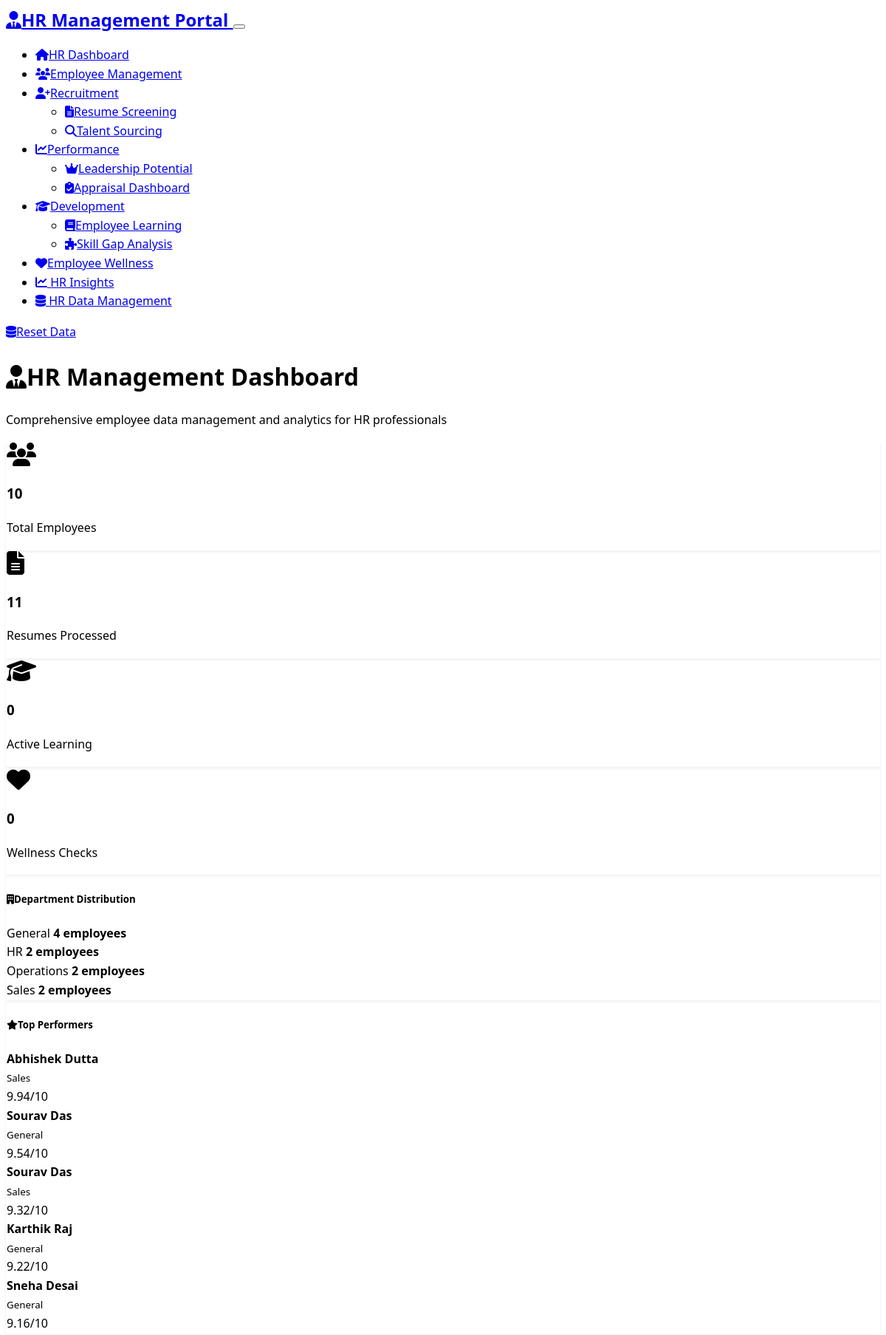
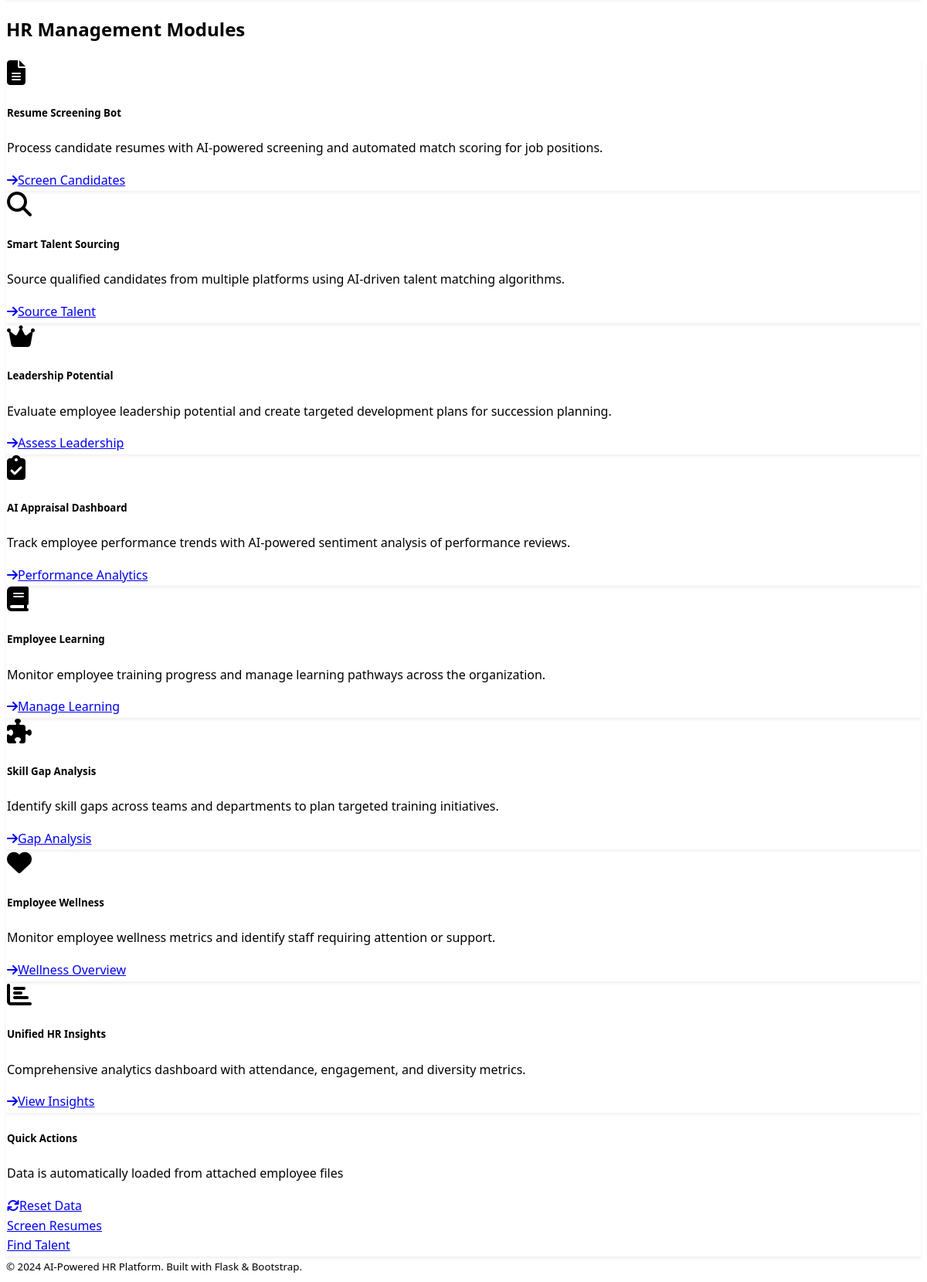
The page / on the database its author committed (2 pictures, top to bottom).
### models.py (models this page shows, shortened)
class Employee(db.Model):
    id = db.Column(db.Integer, primary_key=True)
    name = db.Column(db.String(100), nullable=False)
    email = db.Column(db.String(120), unique=True, nullable=False)
    department = db.Column(db.String(50), nullable=False)
    position = db.Column(db.String(100), nullable=False)
    hire_date = db.Column(db.Date, nullable=False)
    current_salary = db.Column(db.Float, default=0.0)
    performance_score = db.Column(db.Float, default=0.0)
    skills = db.Column(Text)  # JSON string of skills
    gender = db.Column(db.String(20))
    region = db.Column(db.String(50))
    age = db.Column(db.Integer)
    experience_years = db.Column(db.Integer)
    manager_rating = db.Column(db.Float)
    last_hike_date = db.Column(db.Date)
    last_promotion_date = db.Column(db.Date)
    skill_gaps = db.Column(db.String(500))
    status = db.Column(db.String(20), default='active')  # active, inactive, terminated
    created_at = db.Column(db.DateTime, default=datetime.utcnow)

### routes.py (the view)
@app.route('/')
def index():
    total_employees = Employee.query.count()
    total_resumes = Resume.query.count()
    active_learning = LearningProgress.query.filter_by(completed=False).count()
    recent_wellness = WellnessCheck.query.order_by(WellnessCheck.check_date.desc()).limit(5).all()
    dept_stats = db.session.query(Employee.department, db.func.count(Employee.id)).group_by(Employee.department).all()
    recent_reviews = PerformanceReview.query.order_by(PerformanceReview.created_at.desc()).limit(5).all()
    top_performers = Employee.query.filter(Employee.performance_score >= 8.0).order_by(Employee.performance_score.desc()).limit(5).all()
    return render_template('index.html',
                         total_employees=total_employees,
                         total_resumes=total_resumes,
                         active_learning=active_learning,
                         recent_wellness=recent_wellness,
                         dept_stats=dept_stats,
                         recent_reviews=recent_reviews,
                         top_performers=top_performers)

### templates/index.html (shortened to what this page needs)
{% extends "base.html" %}
{% block content %}
<div class="row">
    <div class="col-12">
        <h1 class="display-4 mb-4">
            <i class="fas fa-user-tie me-3"></i>HR Management Dashboard
        </h1>
        <p class="lead text-muted">Comprehensive employee data management and analytics for HR professionals</p>
    </div>
</div>
<div class="row mb-5">
    <div class="col-md-3 mb-3">
        <div class="card bg-primary">
            <div class="card-body text-center">
                <i class="fas fa-users fa-2x mb-2"></i>
                <h3 class="card-title">{{ total_employees }}</h3>
                <p class="card-text">Total Employees</p>
            </div>
        </div>
    </div>
    <div class="col-md-3 mb-3">
        <div class="card bg-info">
            <div class="card-body text-center">
                <i class="fas fa-file-alt fa-2x mb-2"></i>
                <h3 class="card-title">{{ total_resumes }}</h3>
                <p class="card-text">Resumes Processed</p>
            </div>
        </div>
    </div>
    <div class="col-md-3 mb-3">
        <div class="card bg-warning">
            <div class="card-body text-center">
                <i class="fas fa-graduation-cap fa-2x mb-2"></i>
                <h3 class="card-title">{{ active_learning }}</h3>
                <p class="card-text">Active Learning</p>
            </div>
        </div>
    </div>
    <div class="col-md-3 mb-3">
        <div class="card bg-success">
            <div class="card-body text-center">
                <i class="fas fa-heart fa-2x mb-2"></i>
                <h3 class="card-title">{{ recent_wellness|length }}</h3>
                <p class="card-text">Wellness Checks</p>
            </div>
        </div>
    </div>
</div>
<div class="row mb-5">
    <div class="col-md-6">
        <div class="card">
            <div class="card-header">
                <h5><i class="fas fa-building me-2"></i>Department Distribution</h5>
            </div>
            <div class="card-body">
                {% if dept_stats %}
                    {% for dept, count in dept_stats %}
                    <div class="d-flex justify-content-between align-items-center mb-2">
                        <span class="badge bg-info">{{ dept }}</span>
                        <strong>{{ count }} employees</strong>
                    </div>
                    {% endfor %}
                {% else %}
                    <p class="text-muted">No employee data available</p>
                {% endif %}
            </div>
        </div>
    </div>
    <div class="col-md-6">
        <div class="card">
            <div class="card-header">
                <h5><i class="fas fa-star me-2"></i>Top Performers</h5>
            </div>
            <div class="card-body">
                {% if top_performers %}
                    {% for employee in top_performers %}
                    <div class="d-flex justify-content-between align-items-center mb-2">
                        <div>
                            <strong>{{ employee.name }}</strong><br>
                            <small class="text-muted">{{ employee.department }}</small>
                        </div>
                        <span class="badge bg-success">{{ employee.performance_score }}/10</span>
                    </div>
                    {% endfor %}
                {% else %}
                    <p class="text-muted">No performance data available</p>
                {% endif %}
            </div>
        </div>
    </div>
</div>
<div class="row">
    <div class="col-12">
        <h2 class="mb-4">HR Management Modules</h2>
    </div>
</div>
<div class="row">
    <div class="col-md-6 col-lg-4 mb-4">
        <div class="card h-100">
            <div class="card-body">
                <div class="d-flex align-items-center mb-3">
                    <i class="fas fa-file-alt fa-2x text-primary me-3"></i>
                    <h5 class="card-title mb-0">Resume Screening Bot</h5>
                </div>
                <p class="card-text">Process candidate resumes with AI-powered screening and automated match scoring for job positions.</p>
                <a href="{{ url_for('resume_screening') }}" class="btn btn-outline-primary">
                    <i class="fas fa-arrow-right me-1"></i>Screen Candidates
                </a>
            </div>
        </div>
    </div>
    <div class="col-md-6 col-lg-4 mb-4">
        <div class="card h-100">
            <div class="card-body">
                <div class="d-flex align-items-center mb-3">
                    <i class="fas fa-search fa-2x text-info me-3"></i>
                    <h5 class="card-title mb-0">Smart Talent Sourcing</h5>
                </div>
                <p class="card-text">Source qualified candidates from multiple platforms using AI-driven talent matching algorithms.</p>
                <a href="{{ url_for('talent_sourcing') }}" class="btn btn-outline-info">
                    <i class="fas fa-arrow-right me-1"></i>Source Talent
                </a>
            </div>
        </div>
    </div>
    <div class="col-md-6 col-lg-4 mb-4">
        <div class="card h-100">
            <div class="card-body">
                <div class="d-flex align-items-center mb-3">
                    <i class="fas fa-crown fa-2x text-warning me-3"></i>
                    <h5 class="card-title mb-0">Leadership Potential</h5>
                </div>
                <p class="card-text">Evaluate employee leadership potential and create targeted development plans for succession planning.</p>
                <a href="{{ url_for('leadership_potential') }}" class="btn btn-outline-warning">
                    <i class="fas fa-arrow-right me-1"></i>Assess Leadership
                </a>
            </div>
        </div>
    </div>
    <div class="col-md-6 col-lg-4 mb-4">
        <div class="card h-100">
            <div class="card-body">
                <div class="d-flex align-items-center mb-3">
                    <i class="fas fa-clipboard-check fa-2x text-success me-3"></i>
                    <h5 class="card-title mb-0">AI Appraisal Dashboard</h5>
                </div>
                <p class="card-text">Track employee performance trends with AI-powered sentiment analysis of performance reviews.</p>
                <a href="{{ url_for('appraisal_dashboard') }}" class="btn btn-outline-success">
                    <i class="fas fa-arrow-right me-1"></i>Performance Analytics
                </a>
            </div>
        </div>
    </div>
    <div class="col-md-6 col-lg-4 mb-4">
        <div class="card h-100">
            <div class="card-body">
                <div class="d-flex align-items-center mb-3">
                    <i class="fas fa-book fa-2x text-primary me-3"></i>
                    <h5 class="card-title mb-0">Employee Learning</h5>
                </div>
                <p class="card-text">Monitor employee training progress and manage learning pathways across the organization.</p>
                <a href="{{ url_for('learning_module') }}" class="btn btn-outline-primary">
                    <i class="fas fa-arrow-right me-1"></i>Manage Learning
                </a>
            </div>
        </div>
    </div>
    <div class="col-md-6 col-lg-4 mb-4">
        <div class="card h-100">
            <div class="card-body">
                <div class="d-flex align-items-center mb-3">
                    <i class="fas fa-puzzle-piece fa-2x text-danger me-3"></i>
                    <h5 class="card-title mb-0">Skill Gap Analysis</h5>
                </div>
                <p class="card-text">Identify skill gaps across teams and departments to plan targeted training initiatives.</p>
                <a href="{{ url_for('skill_gap_analysis') }}" class="btn btn-outline-danger">
                    <i class="fas fa-arrow-right me-1"></i>Gap Analysis
                </a>
            </div>
        </div>
    </div>
    <div class="col-md-6 col-lg-4 mb-4">
        <div class="card h-100">
            <div class="card-body">
                <div class="d-flex align-items-center mb-3">
                    <i class="fas fa-heart fa-2x text-info me-3"></i>
                    <h5 class="card-title mb-0">Employee Wellness</h5>
                </div>
                <p class="card-text">Monitor employee wellness metrics and identify staff requiring attention or support.</p>
                <a href="{{ url_for('wellness_tracker') }}" class="btn btn-outline-info">
                    <i class="fas fa-arrow-right me-1"></i>Wellness Overview
                </a>
            </div>
        </div>
    </div>
    <div class="col-md-6 col-lg-4 mb-4">
        <div class="card h-100">
            <div class="card-body">
                <div class="d-flex align-items-center mb-3">
                    <i class="fas fa-chart-bar fa-2x text-secondary me-3"></i>
                    <h5 class="card-title mb-0">Unified HR Insights</h5>
                </div>
                <p class="card-text">Comprehensive analytics dashboard with attendance, engagement, and diversity metrics.</p>
                <a href="{{ url_for('hr_insights') }}" class="btn btn-outline-secondary">
                    <i class="fas fa-arrow-right me-1"></i>View Insights
                </a>
            </div>
        </div>
    </div>
</div>
<div class="row mt-5">
    <div class="col-12">
        <div class="card">
            <div class="card-body">
                <h5 class="card-title">Quick Actions</h5>
                <p class="text-muted">Data is automatically loaded from attached employee files</p>
                <a href="{{ url_for('reset_data') }}" class="btn btn-outline-secondary btn-sm">
                    <i class="fas fa-refresh me-2"></i>Reset Data
                </a>
                <br>
                <a href="{{ url_for('resume_screening') }}" class="btn btn-success btn-sm mb-2">Screen Resumes</a>
                <br>
                <a href="{{ url_for('talent_sourcing') }}" class="btn btn-info btn-sm">Find Talent</a>
            </div>
        </div>
    </div>
</div>
{% endblock %}

### rows shown on the page
Employee: name "Abhishek Dutta", department "Sales", performance_score "9.94"
Employee: name "Sourav Das", department "General", performance_score "9.54"
Employee: name "Sourav Das", department "Sales", performance_score "9.32"
Employee: name "Karthik Raj", department "General", performance_score "9.22"
Employee: name "Sneha Desai", department "General", performance_score "9.16"

### other values the page prints
{{ total_employees }} "10"
{{ total_resumes }} "11"
{{ active_learning }} "0"
{{ recent_wellness|length }} "0"
{{ dept }} "General" "HR" "Operations" "Sales"
{{ count }} "4" "2" "2" "2"
